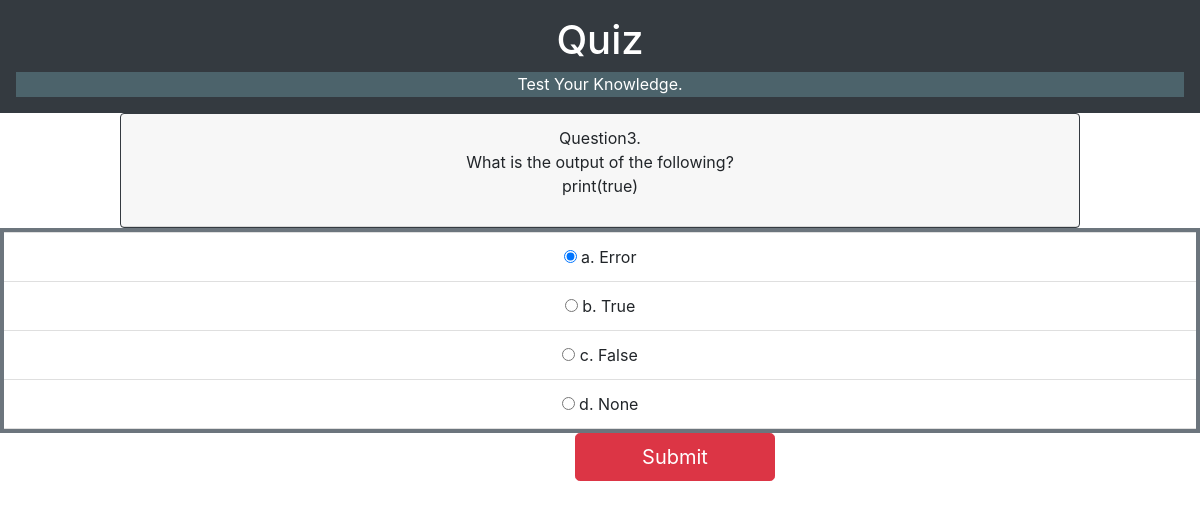
The app's page /start?page=4, older data.
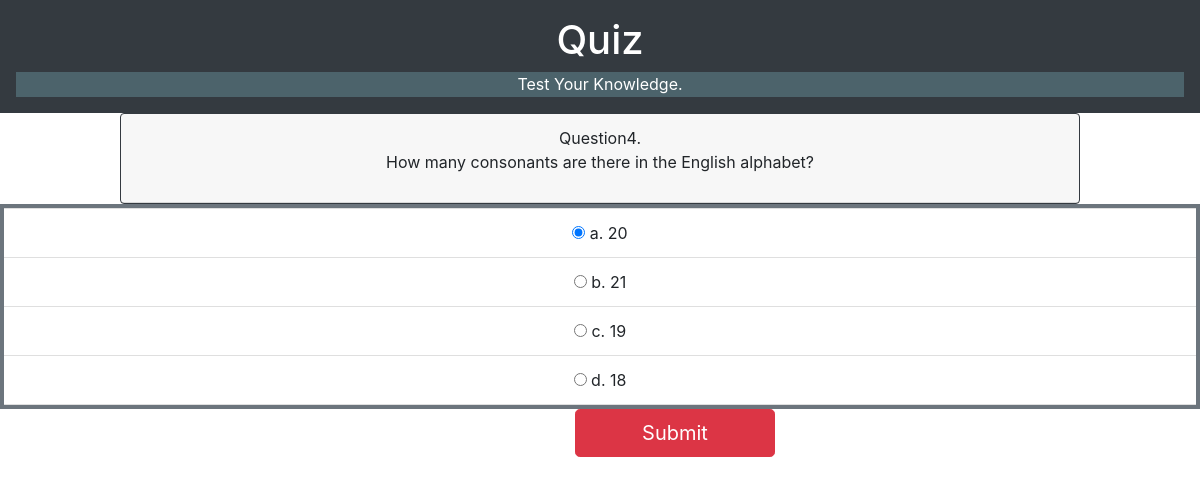
The same page, newer data.
### quizapp/models.py (models this page shows)
class Quiz(models.Model):
    question_number = models.IntegerField(default=True)
    question = models.TextField(max_length=500, default=True)
    option1 = models.CharField(max_length=300, default=True)
    option2 = models.CharField(max_length=300, default=True)
    option3 = models.CharField(max_length=300, default=True)
    option4 = models.CharField(max_length=300, default=True)
    answer = models.CharField(max_length=300, default=True)

### quizapp/views.py (the view)
# urls.py: path('start', views.start, name='start'),
def start(request):
    questions = Quiz.objects.all()
    paginator = Paginator(questions, 1)  # Show 25 contacts per page.
    page_number = request.GET.get('page')
    page_obj = paginator.get_page(page_number)
    context = {
        'heading': 'Quiz',
        'title': 'Quiz-App',
        'page_obj': page_obj,
    }
    return render(request, 'start.html', context)

### quizapp/templates/start.html (shortened to what this page needs)
<!DOCTYPE html>
<html lang="en">
<head>
  <link rel="stylesheet" href="https://maxcdn.bootstrapcdn.com/bootstrap/4.0.0/css/bootstrap.min.css">
</head>
<body onload="cleardata_onload()">
<center>
<div class=".container p-3 bg-dark text-white">
    {% if heading %}
        <h1>{{ heading }}</h1>
    {% else %}
        <h1>Heading</h1>
    {% endif %}
		<div style="height:25px;border-width:0;color:white;background-color:#4C636B;">
			Test Your Knowledge.
		</div>
</div>
	{% for q in page_obj %}
        <div class="border border-dark card" style="width: 60rem;">
            <div class="card-header">
                Question{{ q.question_number }}.  {{ q.question|linebreaks }}
            </div>
        </div>
        <ul class="p-1 bg-secondary list-group list-group-flush">
		    <li class="list-group-item">
                <input type = "radio" name = "option" value = "a" id = "q1a" checked>
                a. {{ q.option1 }}
            </li>
            <li class="list-group-item">
                <input type = "radio" name = "option" value = "b" id = "q1b">
                b. {{ q.option2 }}
            </li>
            <li class="list-group-item">
                <input type = "radio" name = "option" value = "c" id = "q1c">
                c. {{ q.option3 }}
            </li>
            <li class="list-group-item">
            <input type = "radio" name = "option" value = "d" id = "q1d">
                d. {{ q.option4 }}
            </li>
        </ul>
	{% endfor %}
    <div class="pagination">
        <span class="step-links">
            {% if page_obj.has_next %}
                <a style="margin-left:575px; width:200px;" href="?page={{ page_obj.next_page_number }}"
                   class="btn btn-danger btn-lg" onclick="submitBtn()">Submit</a>
            {% else %}
                <a style="margin-left:575px; width:200px;" href="{% url 'signup' %}"
                   class="btn btn-danger btn-lg" onclick="submitBtn()">Submit</a>
			{% endif %}&nbsp;&nbsp;&nbsp;&nbsp;
        </span>
    </div>
</center>
</body>
</html>

Row changes from the older to the newer data that the page shows:
no longer on this page (row unchanged): Quiz: question_number "3", question "What is the output of the following? print(true)", option1 "Error", option2 "True", option3 "False", option4 "None"
added Quiz: question_number "4", question "How many consonants are there in the English alphabet?", option1 "20", option2 "21", option3 "19", option4 "18"
